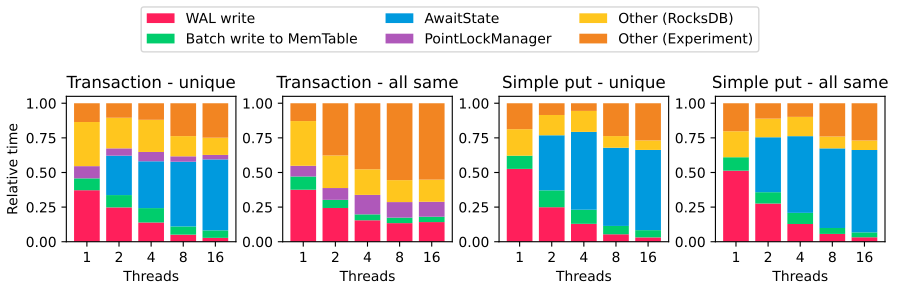

Python code for this plot:
from pathlib import Path
import os
import subprocess
from copy import deepcopy
import matplotlib.pyplot as plt
import numpy as np

paths = Path('.').glob('*.data')
os.makedirs('unfolded', exist_ok=True)
thisfolder = os.getcwd()

for p in paths:
    if os.path.isfile('./data/unfolded/' + p.name):
        continue
    print(f'processing {p.name}...')
    command = f'perf script -i ./data/{p.name} | ../FlameGraph/stackcollapse-perf.pl > ./data/unfolded/{p.name}'
    process = subprocess.Popen(command, stdout=subprocess.PIPE, shell=True)
    output, error = process.communicate()

nthreads = [1,2,4,8,16]
types = [
    'WriteToWAL', 'InsertInto', 'AwaitState', 'PointLockManager', 'Misc RocksDB', 'Misc experiment']
keytypes = ['unique', 'same']
worktypes = ['txn', 'simple']

results = {
    worktype: {keytype: {threads: {t: 0 for t in types} for threads in nthreads} for keytype in keytypes} for worktype in worktypes}
relative_results = deepcopy(results)

for worktype in worktypes:
    for keytype in keytypes:
        for threads in nthreads:
            path = f'unfolded/{worktype}-{keytype}-{threads}-threads.data'
            with open(path, encoding='utf-8') as f:
                lines = f.readlines()
                lines = [line.strip() for line in lines]
                total = 0
                for line in lines:
                    count = int(line.split(';')[-1].split(' ')[-1])
                    total += count
                    for t in types:
                        if t in line:
                            results[worktype][keytype][threads][t] += count
                            break
                    else:
                        if 'rocksdb' in line:
                            results[worktype][keytype][threads]['Misc RocksDB'] += count
                        else:
                            results[worktype][keytype][threads]['Misc experiment'] += count

                #print(f'total: {total}')
                #for t, count in results[worktype][keytype][threads].items():
                #    print(f'{t}, count: {count}, relative: {(count / total) * 100:.2f}%')
            for t in types:
                relative_results[worktype][keytype][threads][t] = results[worktype][keytype][threads][t] / total

ncols = 4
fig, axs = plt.subplots(1, ncols, figsize=(9, 3))
#colors = ['#d73027', '#fc8d59', '#fee090', '#e0f3f8', '#91bfdb', '#4575b4']
colors = [
    "#FF1F5B",
	"#00CD6C",
	"#009ADE",
	"#AF58BA",
	"#FFC61E",
	"#F28522"
]
threads_str = [str(threads) for threads in nthreads]
pptypes = ['WAL write', 'Batch write to MemTable', 'AwaitState', 'PointLockManager', 'Other (RocksDB)', 'Other (Experiment)']
ppworktypes = ['Transaction', 'Simple put']
ppkeytypes = ['unique', 'all same']

lines = []

for col in range(ncols):
    ax = axs[col]
    if col == 0:
        ax.set_ylabel("Relative time")
    
    worktype = worktypes[(col // 2) % 2]
    keytype = keytypes[col % 2]
    datasets = [np.array([relative_results[worktype][keytype][threads][t] for threads in nthreads]) for t in types]

    bottom = None
    for i, dataset in enumerate(datasets):
        if i == 0:
            ax.bar(threads_str, dataset, label=pptypes[i],color=colors[i])
            bottom = dataset
        else:
            ax.bar(threads_str, dataset, label=pptypes[i], bottom=bottom, color=colors[i])
            bottom += dataset
    ax.set_xlabel("Threads")
    ax.title.set_text(f'{ppworktypes[(col // 2) % 2]} - {ppkeytypes[col % 2]}')

plt.subplots_adjust(top=0.8)
fig.legend(pptypes, ncol=3, loc="upper center")
plt.tight_layout(rect=[0,0,1,0.8])
plt.savefig('plot.pdf')
plt.show()
